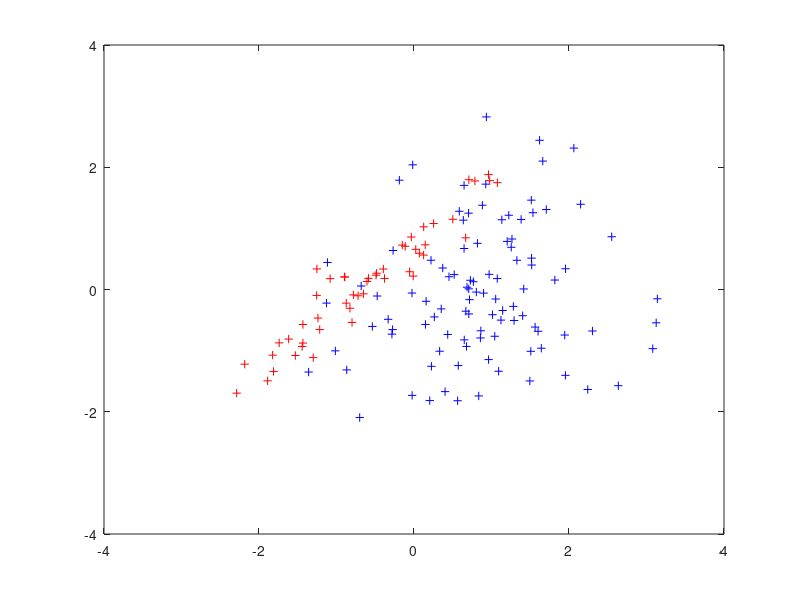

Here is the MATLAB script that generated this plot: (Note: this script raises an error after producing the figure.)
% Goal: Gaussian Process Classification - GPC
clc; clear; close all
rng('default');
maxiter = 1000;

%% setup test Data points
n1 = 100; n2 = 50;

S1 = eye(2); S2 = [1,0.95;0.95,1];
m1 = [0.75, 0]; m2 = [-0.75, 0];

x1 = mvnrnd(m1,S1,n1);
x2 = mvnrnd(m2,S2,n2);

x = [x1;x2]; y = [-ones(n1,1); ones(n2,1)];
x_test = x;
plot(x1(:,1), x1(:,2), 'b+'); hold on;
plot(x2(:,1), x2(:,2), 'r+');
axis([-4 4 -4 4]);

%% predictive gaussian parameter finding (probit likelihood)
% based on algo 3.1 page 65 GPML book

sigmaf = 1; l = 1; sigman = 1;
K = get_kernel(x,x,sigmaf,l,sigman);
K = nearestSPD(K);
K = K + eps*eye(size(K));
f = zeros(size(y));

old_log_marg = -Inf; 
iter = 0; 
%while old_log_marg - New_objective > tol && it<maxit %newton iterations
for iter = 1:maxiter
    npf = normpdf(f); cpyf = normcdf(y.*f);
    
    %lp = log(cpyf);
    dlp = y.*npf./cpyf;%3.16
    d2lp = -npf.^2./cpyf.^2 - y.*f.*npf./cpyf;% 3.16
    
    W = -d2lp; sW = sqrt(W);
    B = eye(size(x,1))+sW.*K.*sW;%B=I+sqrt(W)*K*sqrt(W)
    %B = make_PD(B);
    B = nearestSPD(B);
    L = chol(B,'lower');
    b = W.*f + dlp; % 3.18 part 1
    a = b - sW.*(L'\(L\(sW.*K*b)));
    f = K*a;
    new_log_marg = -0.5 * a'*f ...
                + sum(log(normcdf(y.*f)))...
                - sum(log(diag(L)));
    if abs(new_log_marg - old_log_marg) < 1e-3 % need to adapt step sizes
        fprintf('FOUND! %f at %d iteration!',abs(new_log_marg - old_log_marg),iter)
        break
    else
        old_log_marg = new_log_marg;
    end
end  

%% Binary classification with  approximated Laplace GPC
% algo 3.2 GPML
fhat = f;

p = [1, 0.1];

fun = @(p) -(-0.5*fhat'*(get_kernel(x,x,p(1),p(2),0)\fhat) ...
    + sum(log(normcdf(y.*fhat)))...
    -0.5*log(det(eye(size(x,1))+...
    sqrt(normpdf(fhat).^2./normcdf(y.*fhat).^2 + y.*fhat.*normpdf(fhat)./normcdf(y.*fhat))...
    .*get_kernel(x,x,p(1),p(2),0).*...
    sqrt(normpdf(fhat).^2./normcdf(y.*fhat).^2 + y.*fhat.*normpdf(fhat)./normcdf(y.*fhat)))));
p = fminsearch(fun,p);

sigmaf=p(1); l=p(2);

npf = normpdf(fhat); cpyf = normcdf(y.*fhat);
    
lp = log(cpyf);
dlp = y.*npf./cpyf;%3.16
d2lp = -npf.^2./cpyf.^2 - y.*fhat.*npf./cpyf;% 3.16

W = -d2lp; sW = sqrt(W);
B = eye(size(x,1))+sW.*K.*sW;%B=I+sqrt(W)*K*sqrt(W)
B = make_PD(B);
B = nearestSPD(B);
L = chol(B,'lower');

K_s = get_kernel(x_test, x, sigmaf, l, sigman);
K_ss = get_kernel(x_test, x_test, sigmaf, l, sigman);

fs = K_s'*dlp;
v = L\(sW.*K_s);

y_test_var = diag(K_ss - v'*v);% uncertainty
y_test_mean = normcdf(real(fs./sqrt(1+y_test_var)));% best prediction

plot(x(y_test_mean>=0.5,1), x(y_test_mean>=0.5,2), 'rO'); hold on;
plot(x(y_test_mean<0.5,1), x(y_test_mean<0.5,2), 'bO'); hold on;
title('Gaussian Process Classification')

%% computation of the covariance function
function K = get_kernel(X1,X2,sigmaf,l,sigman)
k = @(x1,x2,sigmaf,l,sigman) (sigmaf^2)*exp(-(1/(2*l^2))*(x1-x2)*(x1-x2)') + (sigman^2);
K = zeros(size(X1,1),size(X2,1));
for i = 1:size(X1,1)
    for j = 1:size(X2,1)
        if i==j;K(i,j) = k(X1(i,:),X2(j,:),sigmaf,l,sigman);
        else;K(i,j) = k(X1(i,:),X2(j,:),sigmaf,l,0);end
    end
end
end
